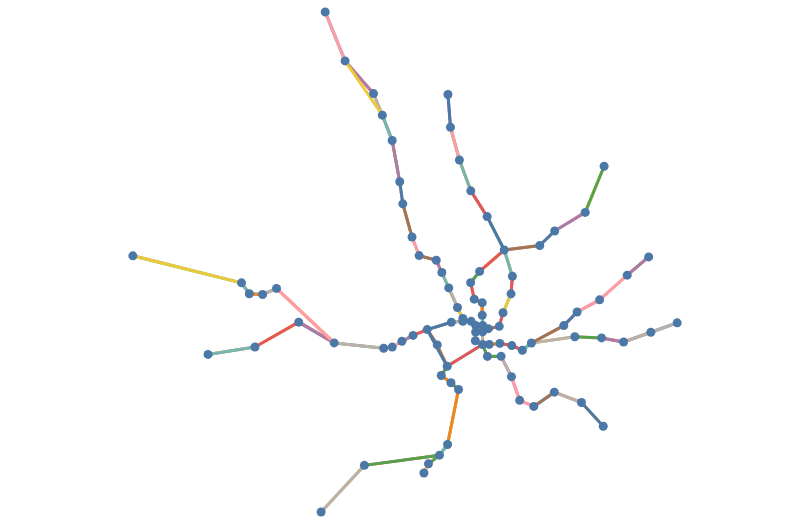

Notebook code cell kept with this figure:
### Markdown cell above
# Test plot of stations and links

### Code cell
stops_chart = alt.Chart(stations[['stop_id', 'stop_name', 'geometry']]).mark_geoshape(
).encode(
    tooltip=['stop_id:N', 'stop_name:N'],
).properties(
    width=800,
    height=500
).project('mercator')


links_chart = alt.Chart(links).mark_geoshape(
    filled=False
).encode(
    tooltip=['link_id'],
    stroke=alt.Color('link_id:N', legend=None),
    strokeWidth= alt.value(3)
).properties(
    width=800,
    height=500
).project('mercator')

links_chart + stops_chart

### Figure 1 — Vega-Lite specification as saved in the notebook (floating-point values rounded to 4 significant figures; data arrays with more than 128 entries replaced by an {"elided": "..."} marker saying what was removed)
{"config": {"view": {"continuousWidth": 300, "continuousHeight": 300}}, "layer": [{"data": {"name": "data-1d4b997becf0d85e179c77146d7a6c29"}, "mark": {"type": "geoshape", "filled": false}, "encoding": {"stroke": {"field": "link_id", "legend": null, "type": "nominal"}, "strokeWidth": {"value": 3}, "tooltip": [{"field": "link_id", "type": "nominal"}]}, "projection": {"type": "mercator"}}, {"data": {"name": "data-c0beef54dfb6b0956835960d71bb2300"}, "mark": {"type": "geoshape"}, "encoding": {"tooltip": [{"field": "stop_id", "type": "nominal"}, {"field": "stop_name", "type": "nominal"}]}, "projection": {"type": "mercator"}}], "height": 500, "width": 800, "$schema": "https://vega.github.io/schema/vega-lite/v5.20.1.json", "datasets": {"data-1d4b997becf0d85e179c77146d7a6c29": {"elided": "189 records"}, "data-c0beef54dfb6b0956835960d71bb2300": [{"stop_id": 308, "stop_name": "SHAW METRO STATION", "type": "Feature", "geometry": {"type": "Point", "coordinates": [-77.02, 38.91]}}, {"stop_id": 999, "stop_name": "CHEVERLY METRO STATION", "type": "Feature", "geometry": {"type": "Point", "coordinates": [-76.92, 38.92]}}, {"stop_id": 1305, "stop_name": "CAPITOL HEIGHTS METRO STATION", "type": "Feature", "geometry": {"type": "Point", "coordinates": [-76.91, 38.89]}}, {"stop_id": 1418, "stop_name": "U STREET METRO STATION", "type": "Feature", "geometry": {"type": "Point", "coordinates": [-77.03, 38.92]}}, {"stop_id": 2124, "stop_name": "LANDOVER METRO STATION", "type": "Feature", "geometry": {"type": "Point", "coordinates": [-76.89, 38.93]}}, {"stop_id": 2640, "stop_name": "MEDICAL CENTER METRO/NAVAL MED CTR & NIH", "type": "Feature", "geometry": {"type": "Point", "coordinates": [-77.1, 39.0]}}, {"stop_id": 2658, "stop_name": "NEW CARROLLTON METRO STATION", "type": "Feature", "geometry": {"type": "Point", "coordinates": [-76.87, 38.95]}}, {"stop_id": 3034, "stop_name": "PRINCE GEORGES PLAZA METRO STATION", "type": "Feature", "geometry": {"type": "Point", "coordinates": [-76.96, 38.97]}}, {"stop_id": 3542, "stop_name": "GROSVENOR METRO STATION", "type": "Feature", "geometry": {"type": "Point", "coordinates": [-77.1, 39.03]}}, {"stop_id": 3969, "stop_name": "TWINBROOK METRO STATION", "type": "Feature", "geometry": {"type": "Point", "coordinates": [-77.12, 39.06]}}, {"stop_id": 4271, "stop_name": "WHEATON METRO STATION", "type": "Feature", "geometry": {"type": "Point", "coordinates": [-77.05, 39.04]}}, {"stop_id": 4364, "stop_name": "FRIENDSHIP HEIGHTS METRO STATION", "type": "Feature", "geometry": {"type": "Point", "coordinates": [-77.09, 38.96]}}, {"stop_id": 4387, "stop_name": "BETHESDA METRO STATION", "type": "Feature", "geometry": {"type": "Point", "coordinates": [-77.09, 38.98]}}, {"stop_id": 4567, "stop_name": "NOMA-GALLAUDET U (NEW YORK AVE) METRO STATION", "type": "Feature", "geometry": {"type": "Point", "coordinates": [-77.0, 38.91]}}, {"stop_id": 4613, "stop_name": "BENNING RD METRO STATION", "type": "Feature", "geometry": {"type": "Point", "coordinates": [-76.94, 38.89]}}, {"stop_id": 4655, "stop_name": "CONGRESS HEIGHTS METRO STATION", "type": "Feature", "geometry": {"type": "Point", "coordinates": [-76.99, 38.85]}}, {"stop_id": 4664, "stop_name": "MORGAN BOULEVARD METRO STATION", "type": "Feature", "geometry": {"type": "Point", "coordinates": [-76.87, 38.89]}}, {"stop_id": 4697, "stop_name": "LARGO TOWN CENTER METRO STATION", "type": "Feature", "geometry": {"type": "Point", "coordinates": [-76.84, 38.9]}}, {"stop_id": 4710, "stop_name": "BROOKLAND-CUA METRO", "type": "Feature", "geometry": {"type": "Point", "coordinates": [-76.99, 38.93]}}, {"stop_id": 4905, "stop_name": "WOODLEY PARK-ZOO METRO STATION", "type": "Feature", "geometry": {"type": "Point", "coordinates": [-77.05, 38.92]}}, {"stop_id": 4912, "stop_name": "CLEVELAND PARK METRO STATION", "type": "Feature", "geometry": {"type": "Point", "coordinates": [-77.06, 38.94]}}, {"stop_id": 4941, "stop_name": "VAN NESS-UDC METRO STATION", "type": "Feature", "geometry": {"type": "Point", "coordinates": [-77.06, 38.94]}}, {"stop_id": 4956, "stop_name": "DUPONT CIRCLE METRO STATION", "type": "Feature", "geometry": {"type": "Point", "coordinates": [-77.04, 38.91]}}, {"stop_id": 5017, "stop_name": "L'ENFANT PLAZA METRO STATION", "type": "Feature", "geometry": {"type": "Point", "coordinates": [-77.02, 38.88]}}, {"stop_id": 5030, "stop_name": "DEANWOOD METRO STATION", "type": "Feature", "geometry": {"type": "Point", "coordinates": [-76.94, 38.91]}}, {"stop_id": 5110, "stop_name": "STADIUM ARMORY METRO STATION", "type": "Feature", "geometry": {"type": "Point", "coordinates": [-76.98, 38.89]}}, {"stop_id": 5305, "stop_name": "FORT TOTTEN METRO STATION", "type": "Feature", "geometry": {"type": "Point", "coordinates": [-77.0, 38.95]}}, {"stop_id": 5635, "stop_name": "FARRAGUT NORTH METRO STATION", "type": "Feature", "geometry": {"type": "Point", "coordinates": [-77.04, 38.9]}}, {"stop_id": 5660, "stop_name": "TENLEYTOWN METRO STATION", "type": "Feature", "geometry": {"type": "Point", "coordinates": [-77.08, 38.95]}}, {"stop_id": 5759, "stop_name": "NAVY YARD METRO STATION", "type": "Feature", "geometry": {"type": "Point", "coordinates": [-77.0, 38.88]}}, {"stop_id": 6479, "stop_name": "EASTERN MARKET METRO STATION", "type": "Feature", "geometry": {"type": "Point", "coordinates": [-77.0, 38.88]}}, {"stop_id": 6553, "stop_name": "POTOMAC AVE METRO", "type": "Feature", "geometry": {"type": "Point", "coordinates": [-76.99, 38.88]}}, {"stop_id": 6671, "stop_name": "RHODE ISLAND METRO STATION", "type": "Feature", "geometry": {"type": "Point", "coordinates": [-77.0, 38.92]}}, {"stop_id": 6751, "stop_name": "ANACOSTIA METRO STATION", "type": "Feature", "geometry": {"type": "Point", "coordinates": [-77.0, 38.86]}}, {"stop_id": 6963, "stop_name": "TAKOMA METRO STATION", "type": "Feature", "geometry": {"type": "Point", "coordinates": [-77.02, 38.98]}}, {"stop_id": 7333, "stop_name": "FEDERAL CENTER METRO STATION", "type": "Feature", "geometry": {"type": "Point", "coordinates": [-77.02, 38.88]}}, {"stop_id": 7376, "stop_name": "WATERFRONT METRO STATION", "type": "Feature", "geometry": {"type": "Point", "coordinates": [-77.02, 38.88]}}, {"stop_id": 7474, "stop_name": "GALLERY PLACE CHINATOWN METRO STATION", "type": "Feature", "geometry": {"type": "Point", "coordinates": [-77.02, 38.9]}}, {"stop_id": 7477, "stop_name": "ARCHIVES METRO STATION", "type": "Feature", "geometry": {"type": "Point", "coordinates": [-77.02, 38.89]}}, {"stop_id": 7588, "stop_name": "METRO CENTER METRO STATION", "type": "Feature", "geometry": {"type": "Point", "coordinates": [-77.03, 38.9]}}, {"stop_id": 7671, "stop_name": "FEDERAL TRIANGLE METRO STATION", "type": "Feature", "geometry": {"type": "Point", "coordinates": [-77.03, 38.89]}}, {"stop_id": 7681, "stop_name": "SOUTHERN AVE METRO STATION", "type": "Feature", "geometry": {"type": "Point", "coordinates": [-76.98, 38.84]}}, {"stop_id": 7686, "stop_name": "NAYLOR ROAD METRO STATION", "type": "Feature", "geometry": {"type": "Point", "coordinates": [-76.96, 38.85]}}, {"stop_id": 7812, "stop_name": "MCPHERSON SQ METRO STATION", "type": "Feature", "geometry": {"type": "Point", "coordinates": [-77.03, 38.9]}}, {"stop_id": 7932, "stop_name": "FARRAGUT WEST METRO STATION", "type": "Feature", "geometry": {"type": "Point", "coordinates": [-77.04, 38.9]}}, {"stop_id": 7993, "stop_name": "ROCKVILLE METRO STATION", "type": "Feature", "geometry": {"type": "Point", "coordinates": [-77.15, 39.09]}}, {"stop_id": 8040, "stop_name": "FOGGY BOTTOM METRO STATION", "type": "Feature", "geometry": {"type": "Point", "coordinates": [-77.05, 38.9]}}, {"stop_id": 9360, "stop_name": "SHADY GROVE METRO STATION", "type": "Feature", "geometry": {"type": "Point", "coordinates": [-77.16, 39.12]}}, {"stop_id": 9720, "stop_name": "CRYSTAL CITY METRO STATION", "type": "Feature", "geometry": {"type": "Point", "coordinates": [-77.05, 38.86]}}, {"stop_id": 9838, "stop_name": "NATIONAL AIRPORT METRO STATION", "type": "Feature", "geometry": {"type": "Point", "coordinates": [-77.04, 38.85]}}, {"stop_id": 9880, "stop_name": "EISENHOWER AV METRO STATION", "type": "Feature", "geometry": {"type": "Point", "coordinates": [-77.07, 38.8]}}, {"stop_id": 10142, "stop_name": "SUITLAND METRO STATION", "type": "Feature", "geometry": {"type": "Point", "coordinates": [-76.93, 38.84]}}, {"stop_id": 10344, "stop_name": "MT VERNON SQ/7TH ST-CONVENTION CENTER", "type": "Feature", "geometry": {"type": "Point", "coordinates": [-77.02, 38.91]}}, {"stop_id": 10352, "stop_name": "VAN DORN METRO STATION", "type": "Feature", "geometry": {"type": "Point", "coordinates": [-77.13, 38.8]}}, {"stop_id": 10776, "stop_name": "HUNTINGTON AV METRO STATION", "type": "Feature", "geometry": {"type": "Point", "coordinates": [-77.07, 38.79]}}, {"stop_id": 11332, "stop_name": "ROSSLYN METRO STATION", "type": "Feature", "geometry": {"type": "Point", "coordinates": [-77.07, 38.9]}}, {"stop_id": 11602, "stop_name": "DUNN LORING MERRIFIELD METRO STATION", "type": "Feature", "geometry": {"type": "Point", "coordinates": [-77.23, 38.88]}}, {"stop_id": 11610, "stop_name": "VIENNA METRO STATION", "type": "Feature", "geometry": {"type": "Point", "coordinates": [-77.27, 38.88]}}, {"stop_id": 11731, "stop_name": "GREENBELT METRO STATION", "type": "Feature", "geometry": {"type": "Point", "coordinates": [-76.91, 39.01]}}, {"stop_id": 11733, "stop_name": "COLLEGE PARK/U OF MD METRO STATION", "type": "Feature", "geometry": {"type": "Point", "coordinates": [-76.93, 38.98]}}, {"stop_id": 11886, "stop_name": "WEST HYATTSVILLE METRO STATION", "type": "Feature", "geometry": {"type": "Point", "coordinates": [-76.97, 38.96]}}, {"stop_id": 12282, "stop_name": "EAST FALLS CHURCH METRO STATION", "type": "Feature", "geometry": {"type": "Point", "coordinates": [-77.16, 38.89]}}, {"stop_id": 12488, "stop_name": "COURTHOUSE METRO STATION", "type": "Feature", "geometry": {"type": "Point", "coordinates": [-77.08, 38.89]}}, {"stop_id": 12631, "stop_name": "BALLSTON METRO", "type": "Feature", "geometry": {"type": "Point", "coordinates": [-77.11, 38.88]}}, {"stop_id": 12648, "stop_name": "CLARENDON METRORAIL STATION", "type": "Feature", "geometry": {"type": "Point", "coordinates": [-77.09, 38.89]}}, {"stop_id": 12872, "stop_name": "UNION STATION METRO STATION", "type": "Feature", "geometry": {"type": "Point", "coordinates": [-77.01, 38.9]}}, {"stop_id": 12874, "stop_name": "JUDICIARY SQUARE METRO STATION", "type": "Feature", "geometry": {"type": "Point", "coordinates": [-77.02, 38.9]}}, {"stop_id": 12900, "stop_name": "CAPITOL SOUTH METRO STATION", "type": "Feature", "geometry": {"type": "Point", "coordinates": [-77.01, 38.89]}}, {"stop_id": 12906, "stop_name": "SMITHSONIAN METRO STATION", "type": "Feature", "geometry": {"type": "Point", "coordinates": [-77.03, 38.89]}}, {"stop_id": 12922, "stop_name": "VIRGINIA SQUARE METRO STATION", "type": "Feature", "geometry": {"type": "Point", "coordinates": [-77.1, 38.88]}}, {"stop_id": 12926, "stop_name": "ARLINGTON CEMETERY METRO STATION", "type": "Feature", "geometry": {"type": "Point", "coordinates": [-77.06, 38.88]}}, {"stop_id": 12928, "stop_name": "PENTAGON METRO STATION", "type": "Feature", "geometry": {"type": "Point", "coordinates": [-77.05, 38.87]}}, {"stop_id": 12930, "stop_name": "PENTAGON CITY METRO STATION", "type": "Feature", "geometry": {"type": "Point", "coordinates": [-77.06, 38.86]}}, {"stop_id": 13107, "stop_name": "ADDISON ROAD METRO STATION", "type": "Feature", "geometry": {"type": "Point", "coordinates": [-76.89, 38.89]}}, {"stop_id": 13986, "stop_name": "BRADDOCK RD METRORAIL STATION", "type": "Feature", "geometry": {"type": "Point", "coordinates": [-77.05, 38.81]}}, {"stop_id": 13995, "stop_name": "KING STREET METRO STATION", "type": "Feature", "geometry": {"type": "Point", "coordinates": [-77.06, 38.81]}}, {"stop_id": 14118, "stop_name": "WEST FALLS CHURCH METRO", "type": "Feature", "geometry": {"type": "Point", "coordinates": [-77.19, 38.9]}}, {"stop_id": 14816, "stop_name": "FRANCONIA SPRINGFIELD METRO", "type": "Feature", "geometry": {"type": "Point", "coordinates": [-77.17, 38.77]}}, {"stop_id": 16051, "stop_name": "GLENMONT METRO STATION", "type": "Feature", "geometry": {"type": "Point", "coordinates": [-77.05, 39.06]}}, {"stop_id": 20078, "stop_name": "SILVER SPRING METRO STATION", "type": "Feature", "geometry": {"type": "Point", "coordinates": [-77.03, 38.99]}}, {"stop_id": 21029, "stop_name": "FOREST GLEN METRO STATION", "type": "Feature", "geometry": {"type": "Point", "coordinates": [-77.04, 39.02]}}, {"stop_id": 21110, "stop_name": "BRANCH AVE METRO STATION", "type": "Feature", "geometry": {"type": "Point", "coordinates": [-76.91, 38.83]}}, {"stop_id": 22094, "stop_name": "WHITE FLINT METRO STATION", "type": "Feature", "geometry": {"type": "Point", "coordinates": [-77.11, 39.05]}}, {"stop_id": 25426, "stop_name": "MINNESOTA AVE METRO STATION", "type": "Feature", "geometry": {"type": "Point", "coordinates": [-76.95, 38.9]}}, {"stop_id": 25552, "stop_name": "COLUMBIA HEIGHTS METRO STATION", "type": "Feature", "geometry": {"type": "Point", "coordinates": [-77.03, 38.93]}}, {"stop_id": 25553, "stop_name": "GEORGIA AVE PETWORTH STATION", "type": "Feature", "geometry": {"type": "Point", "coordinates": [-77.02, 38.94]}}, {"stop_id": 39924, "stop_name": "MCLEAN METRO STATION", "type": "Feature", "geometry": {"type": "Point", "coordinates": [-77.21, 38.92]}}, {"stop_id": 39925, "stop_name": "TYSONS CORNER METRO STATION", "type": "Feature", "geometry": {"type": "Point", "coordinates": [-77.22, 38.92]}}, {"stop_id": 39926, "stop_name": "GREENSBORO METRO STATION", "type": "Feature", "geometry": {"type": "Point", "coordinates": [-77.23, 38.92]}}, {"stop_id": 39927, "stop_name": "SPRING HILL METRO STATION", "type": "Feature", "geometry": {"type": "Point", "coordinates": [-77.24, 38.93]}}, {"stop_id": 39928, "stop_name": "WIEHLE-RESTON EAST METRO STATION", "type": "Feature", "geometry": {"type": "Point", "coordinates": [-77.34, 38.95]}}]}}
